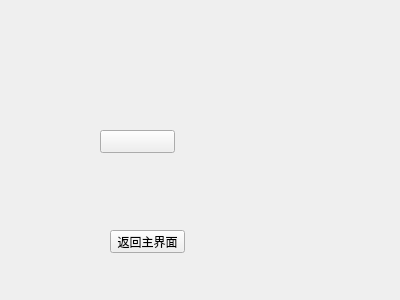
<?xml version="1.0" encoding="UTF-8"?>
<ui version="4.0">
 <class>myEvent</class>
 <widget class="QWidget" name="myEvent">
  <property name="geometry">
   <rect>
    <x>0</x>
    <y>0</y>
    <width>400</width>
    <height>300</height>
   </rect>
  </property>
  <property name="windowTitle">
   <string>Form</string>
  </property>
  <widget class="QPushButton" name="pushButton_back">
   <property name="geometry">
    <rect>
     <x>110</x>
     <y>230</y>
     <width>75</width>
     <height>23</height>
    </rect>
   </property>
   <property name="text">
    <string>返回主界面</string>
   </property>
  </widget>
  <widget class="QPushButton" name="pushButton_mouse">
   <property name="geometry">
    <rect>
     <x>100</x>
     <y>130</y>
     <width>75</width>
     <height>23</height>
    </rect>
   </property>
   <property name="text">
    <string> </string>
   </property>
  </widget>
 </widget>
 <resources/>
 <connections/>
</ui>
